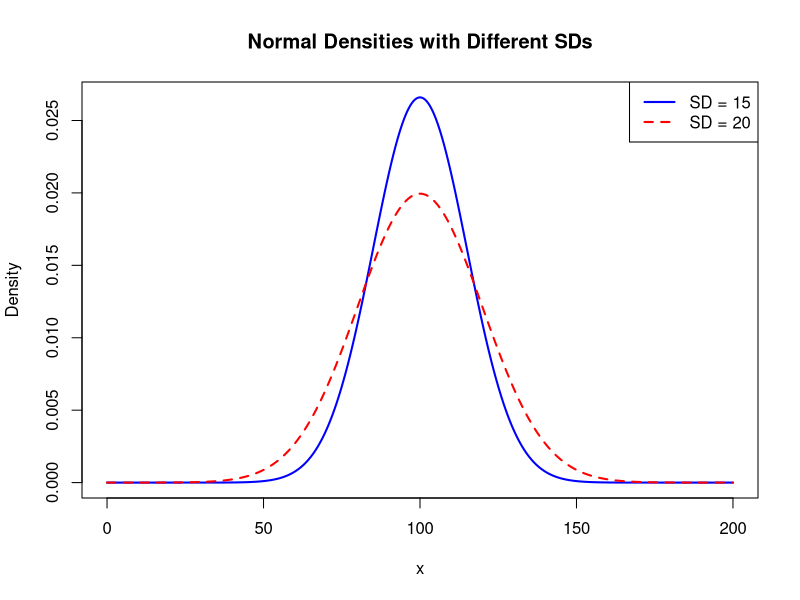
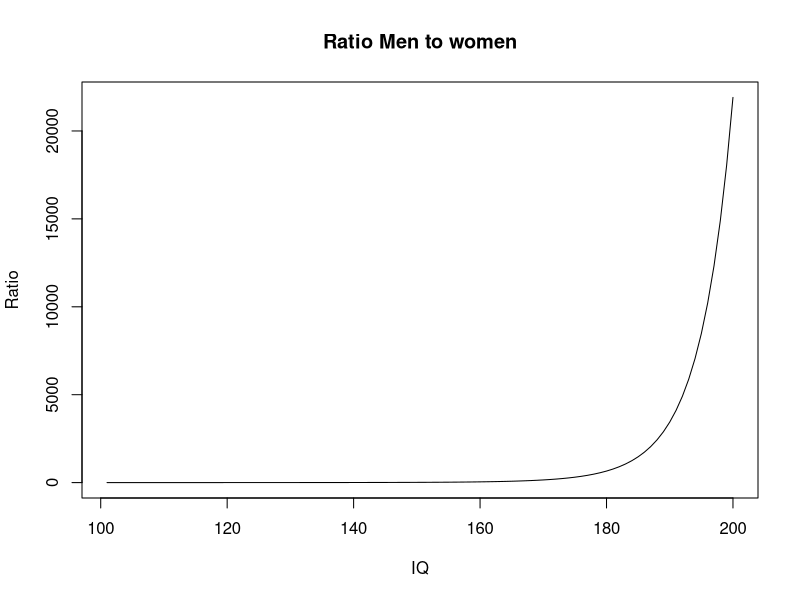
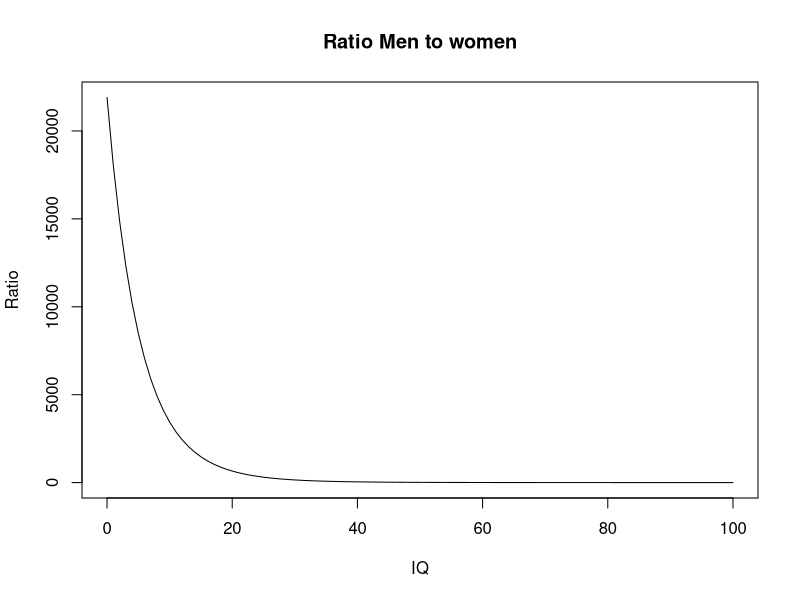
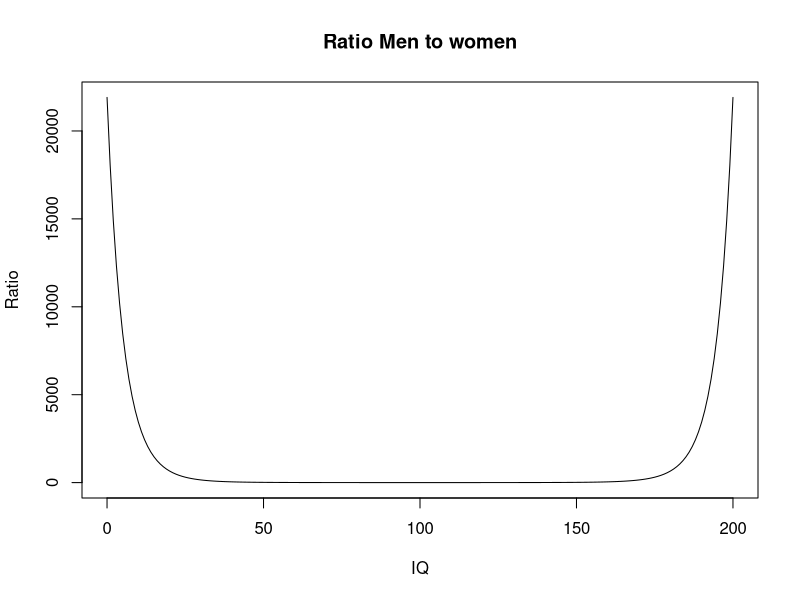

Write the R code that produced these figures, in order.
# Draw two normal densities with mean=100 and sd1=15, sd2=20
mean <- 100
sd1 <- 15
sd2 <- 20
x <- seq(0, 200, length.out = 500)
y1 <- dnorm(x, mean = mean, sd = sd1)
y2 <- dnorm(x, mean = mean, sd = sd2)
plot(x, y1, type = "l", col = "blue", lwd = 2, 
     ylab = "Density", xlab = "x", 
     main = "Normal Densities with Different SDs")
lines(x, y2, col = "red", lwd = 2, lty = 2)
legend("topright", legend = c("SD = 15", "SD = 20"),
       col = c("blue", "red"), lty = c(1, 2), lwd = 2)

# Ratio in high IQs----------
ratio_men_women_above_given_iq_high <- ( 1-pnorm(seq(101, 200, 1), 
                                            mean = 100, 
                                            sd = 20) )/(1-pnorm(seq(101, 200, 1), 
                                                                mean = 100, 
                                                                sd = 15))
plot(seq(101, 200, 1), ratio_men_women_above_given_iq_high,
     main = "Ratio Men to women", 
     xlab = "IQ",
     ylab = "Ratio",
     type = "l")

# Ratio in low IQs-------
ratio_men_women_above_given_iq_low <- ( pnorm(seq(0, 100, 1), 
                                          mean = 100, 
                                          sd = 20) )/(pnorm(seq(0, 100, 1), 
                                                            mean = 100, 
                                                            sd = 15))
plot(seq(0, 100, 1), ratio_men_women_above_given_iq_low, 
     main = "Ratio Men to women", 
     xlab = "IQ",
     ylab = "Ratio",
     type = "l")

# combine:
plot(seq(0, 200, 1), c(ratio_men_women_above_given_iq_low,
                       ratio_men_women_above_given_iq_high),
     main = "Ratio Men to women", 
     xlab = "IQ",
     ylab = "Ratio",
     type = "l")
